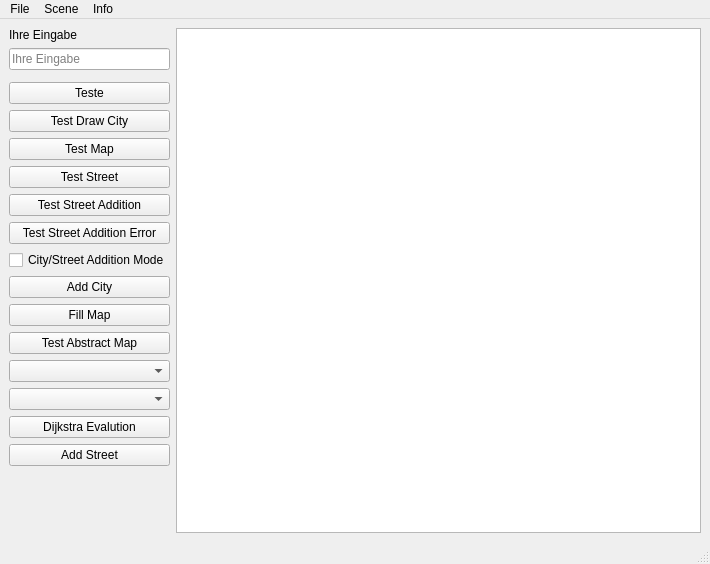
<?xml version="1.0" encoding="UTF-8"?>
<ui version="4.0">
 <class>MainWindow</class>
 <widget class="QMainWindow" name="MainWindow">
  <property name="geometry">
   <rect>
    <x>0</x>
    <y>0</y>
    <width>710</width>
    <height>564</height>
   </rect>
  </property>
  <property name="windowTitle">
   <string>MainWindow</string>
  </property>
  <widget class="QWidget" name="centralwidget">
   <layout class="QGridLayout" name="gridLayout" columnstretch="0,1">
    <property name="verticalSpacing">
     <number>6</number>
    </property>
    <item row="17" column="0">
     <spacer name="verticalSpacer">
      <property name="orientation">
       <enum>Qt::Orientation::Vertical</enum>
      </property>
      <property name="sizeHint" stdset="0">
       <size>
        <width>20</width>
        <height>40</height>
       </size>
      </property>
     </spacer>
    </item>
    <item row="0" column="1" rowspan="18">
     <widget class="QGraphicsView" name="graphicsView"/>
    </item>
    <item row="0" column="0">
     <widget class="QLabel" name="inputLabel">
      <property name="text">
       <string>Ihre Eingabe</string>
      </property>
     </widget>
    </item>
    <item row="11" column="0">
     <widget class="QPushButton" name="fillMapButton">
      <property name="text">
       <string>Fill Map</string>
      </property>
     </widget>
    </item>
    <item row="15" column="0">
     <widget class="QPushButton" name="dijkstraButton">
      <property name="text">
       <string>Dijkstra Evalution</string>
      </property>
     </widget>
    </item>
    <item row="14" column="0">
     <widget class="QComboBox" name="dijkstraSecondCity">
      <property name="placeholderText">
       <string>Target City</string>
      </property>
     </widget>
    </item>
    <item row="10" column="0">
     <widget class="QPushButton" name="addCityButton">
      <property name="text">
       <string>Add City</string>
      </property>
     </widget>
    </item>
    <item row="1" column="0">
     <widget class="QLineEdit" name="inputEditSpace">
      <property name="placeholderText">
       <string>Ihre Eingabe</string>
      </property>
      <property name="clearButtonEnabled">
       <bool>true</bool>
      </property>
     </widget>
    </item>
    <item row="3" column="0">
     <widget class="QPushButton" name="testButton">
      <property name="toolTip">
       <string>Testet</string>
      </property>
      <property name="text">
       <string>Teste</string>
      </property>
     </widget>
    </item>
    <item row="8" column="0">
     <widget class="QPushButton" name="streetErrorTest">
      <property name="text">
       <string>Test Street Addition Error</string>
      </property>
     </widget>
    </item>
    <item row="13" column="0">
     <widget class="QComboBox" name="dijkstraFirstCity">
      <property name="placeholderText">
       <string>Start City</string>
      </property>
     </widget>
    </item>
    <item row="9" column="0">
     <widget class="QCheckBox" name="addCity">
      <property name="text">
       <string>City/Street Addition Mode</string>
      </property>
     </widget>
    </item>
    <item row="5" column="0">
     <widget class="QPushButton" name="mapTestButton">
      <property name="text">
       <string>Test Map</string>
      </property>
     </widget>
    </item>
    <item row="7" column="0">
     <widget class="QPushButton" name="testAddStreet">
      <property name="text">
       <string>Test Street Addition</string>
      </property>
     </widget>
    </item>
    <item row="6" column="0">
     <widget class="QPushButton" name="streetTestButton">
      <property name="text">
       <string>Test Street</string>
      </property>
     </widget>
    </item>
    <item row="12" column="0">
     <widget class="QPushButton" name="testAbstractMapButton">
      <property name="text">
       <string>Test Abstract Map</string>
      </property>
     </widget>
    </item>
    <item row="4" column="0">
     <widget class="QPushButton" name="cityTestButton">
      <property name="text">
       <string>Test Draw City</string>
      </property>
     </widget>
    </item>
    <item row="16" column="0">
     <widget class="QPushButton" name="addStreetButton">
      <property name="text">
       <string>Add Street</string>
      </property>
     </widget>
    </item>
   </layout>
  </widget>
  <widget class="QMenuBar" name="menubar">
   <property name="geometry">
    <rect>
     <x>0</x>
     <y>0</y>
     <width>710</width>
     <height>21</height>
    </rect>
   </property>
   <widget class="QMenu" name="menuFile">
    <property name="title">
     <string>File</string>
    </property>
    <addaction name="actionOpen"/>
    <addaction name="actionSave"/>
    <addaction name="separator"/>
    <addaction name="actionExit"/>
   </widget>
   <widget class="QMenu" name="menuScene">
    <property name="title">
     <string>Scene</string>
    </property>
    <addaction name="actionClear_Scene"/>
   </widget>
   <widget class="QMenu" name="menuInfo">
    <property name="title">
     <string>Info</string>
    </property>
    <addaction name="actionAbout"/>
   </widget>
   <addaction name="menuFile"/>
   <addaction name="menuScene"/>
   <addaction name="menuInfo"/>
  </widget>
  <widget class="QStatusBar" name="statusbar"/>
  <action name="actionOpen">
   <property name="enabled">
    <bool>false</bool>
   </property>
   <property name="text">
    <string>Open</string>
   </property>
  </action>
  <action name="actionSave">
   <property name="enabled">
    <bool>false</bool>
   </property>
   <property name="text">
    <string>Save</string>
   </property>
  </action>
  <action name="actionExit">
   <property name="text">
    <string>Exit</string>
   </property>
   <property name="shortcut">
    <string>Alt+E</string>
   </property>
  </action>
  <action name="actionClear_Scene">
   <property name="text">
    <string>Clear Scene</string>
   </property>
   <property name="shortcut">
    <string>Alt+S</string>
   </property>
  </action>
  <action name="actionAbout">
   <property name="text">
    <string>About</string>
   </property>
  </action>
 </widget>
 <resources/>
 <connections/>
</ui>
